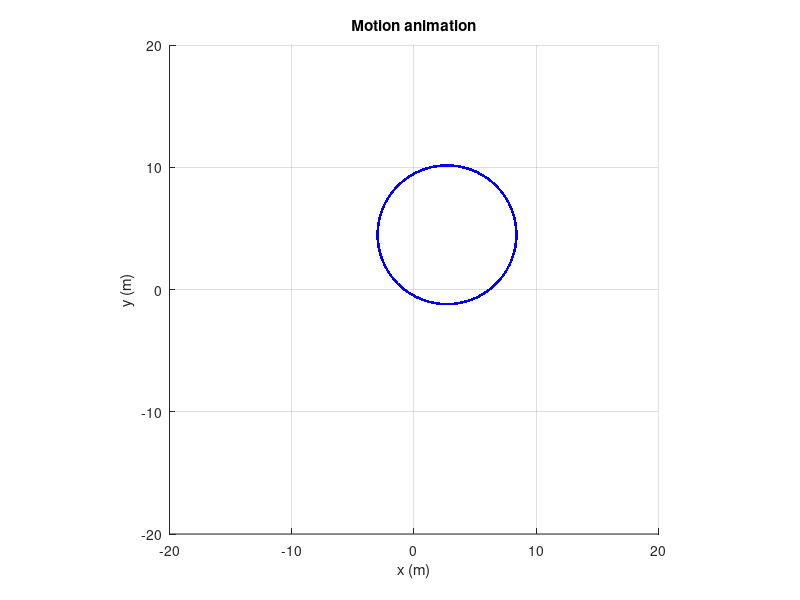

MATLAB code to generate this figure:
dt = 0.01;                              % time step for animation
t = 0:dt:15;
pC = zeros(length(t),2);
pC(1,:) = [4 10];                       % initial position of A
vC = zeros(length(t),2);
vC(1,:) = [2.3100 -0.5500];             % initial velocity of A
beta = atan(vC(1,2)/vC(1,1));
alpha = 0:(2*pi/length(t)):2*pi;
delta = beta-alpha;

for i = 1:length(t)                     % t is time variable 
   vC(i+1,1)= vC(i,1)*(cos(delta(i+1))/cos(delta(i)));
   vC(i+1,2)= vC(i,2)*(sin(delta(i+1))/sin(delta(i)));
end

for i = 2:length(t)                     % t is time variable 
    pC(i,:) = pC(i-1,:) + vC(i-1,:)*dt;  % update position
end

clf;                                    % Clear the figure 
axis square;
axis([-20 20 -20 20]);
grid on;
hold on;                                % Keep plot from erasing
title('Motion animation');
xlabel('x (m)');  
ylabel('y (m)');
for i = 1:length (t)
plot(pC(i,1),pC(i,2),'b.');
pause(dt);
end
hold off;
